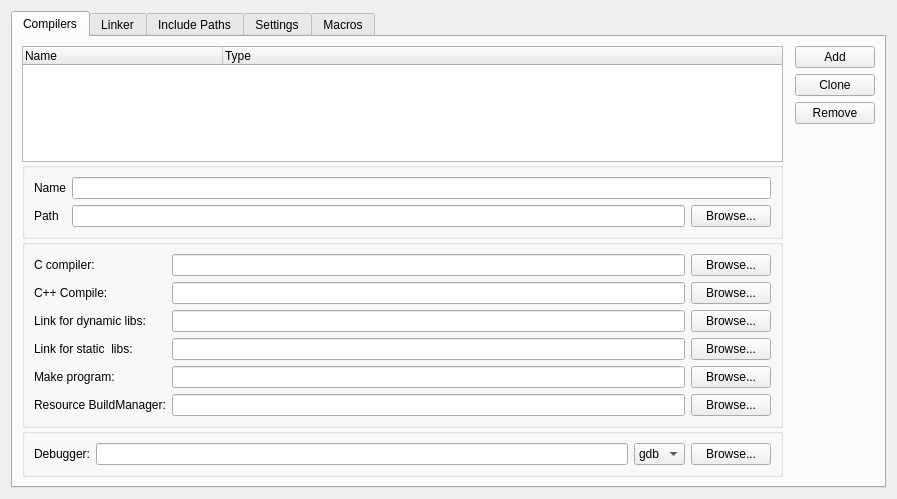
<?xml version="1.0" encoding="UTF-8"?>
<ui version="4.0">
 <class>CompilerSettingWidget</class>
 <widget class="QWidget" name="CompilerSettingWidget">
  <property name="geometry">
   <rect>
    <x>0</x>
    <y>0</y>
    <width>897</width>
    <height>499</height>
   </rect>
  </property>
  <property name="windowTitle">
   <string>Form</string>
  </property>
  <layout class="QHBoxLayout" name="horizontalLayout_2">
   <item>
    <widget class="QTabWidget" name="CompilersTab">
     <property name="currentIndex">
      <number>0</number>
     </property>
     <widget class="QWidget" name="CompilersWidget">
      <attribute name="title">
       <string>Compilers</string>
      </attribute>
      <layout class="QHBoxLayout" name="horizontalLayout_3">
       <item>
        <layout class="QVBoxLayout" name="compilersLayout">
         <property name="spacing">
          <number>0</number>
         </property>
         <item>
          <widget class="QTreeWidget" name="compilers">
           <attribute name="headerDefaultSectionSize">
            <number>200</number>
           </attribute>
           <column>
            <property name="text">
             <string>Name</string>
            </property>
           </column>
           <column>
            <property name="text">
             <string>Type</string>
            </property>
           </column>
          </widget>
         </item>
         <item>
          <widget class="QGroupBox" name="compilerPathGroup">
           <property name="minimumSize">
            <size>
             <width>0</width>
             <height>0</height>
            </size>
           </property>
           <property name="title">
            <string/>
           </property>
           <layout class="QGridLayout" name="gridLayout_3">
            <item row="0" column="0">
             <widget class="QLabel" name="label">
              <property name="text">
               <string>Name</string>
              </property>
             </widget>
            </item>
            <item row="2" column="0">
             <widget class="QLabel" name="label_2">
              <property name="text">
               <string>Path</string>
              </property>
             </widget>
            </item>
            <item row="2" column="1">
             <widget class="QLineEdit" name="lineEdit0"/>
            </item>
            <item row="2" column="2">
             <widget class="QPushButton" name="pushButton0">
              <property name="text">
               <string>Browse...</string>
              </property>
             </widget>
            </item>
            <item row="0" column="1" colspan="2">
             <widget class="QLineEdit" name="compilerName"/>
            </item>
           </layout>
           <zorder>label_2</zorder>
           <zorder>label</zorder>
           <zorder>compilerName</zorder>
           <zorder>lineEdit0</zorder>
           <zorder>pushButton0</zorder>
          </widget>
         </item>
         <item>
          <widget class="QGroupBox" name="compilerProgramsGroup">
           <property name="title">
            <string/>
           </property>
           <property name="flat">
            <bool>false</bool>
           </property>
           <property name="checkable">
            <bool>false</bool>
           </property>
           <layout class="QGridLayout" name="gridLayout">
            <item row="10" column="0">
             <widget class="QLabel" name="label_7">
              <property name="text">
               <string>Link for static  libs:</string>
              </property>
             </widget>
            </item>
            <item row="1" column="0">
             <widget class="QLabel" name="label_3">
              <property name="text">
               <string>C compiler:</string>
              </property>
             </widget>
            </item>
            <item row="7" column="0">
             <widget class="QLabel" name="label_5">
              <property name="text">
               <string>C++ Compile:</string>
              </property>
             </widget>
            </item>
            <item row="12" column="0">
             <widget class="QLabel" name="label_14">
              <property name="text">
               <string>Resource BuildManager:</string>
              </property>
             </widget>
            </item>
            <item row="7" column="2">
             <widget class="QPushButton" name="pushButton2">
              <property name="text">
               <string>Browse...</string>
              </property>
             </widget>
            </item>
            <item row="1" column="1">
             <widget class="QLineEdit" name="lineEdit1">
              <property name="text">
               <string/>
              </property>
              <property name="dragEnabled">
               <bool>false</bool>
              </property>
              <property name="readOnly">
               <bool>false</bool>
              </property>
              <property name="placeholderText">
               <string/>
              </property>
             </widget>
            </item>
            <item row="9" column="2">
             <widget class="QPushButton" name="pushButton3">
              <property name="text">
               <string>Browse...</string>
              </property>
             </widget>
            </item>
            <item row="12" column="1">
             <widget class="QLineEdit" name="lineEdit6"/>
            </item>
            <item row="9" column="1">
             <widget class="QLineEdit" name="lineEdit3"/>
            </item>
            <item row="1" column="2">
             <widget class="QPushButton" name="pushButton1">
              <property name="text">
               <string>Browse...</string>
              </property>
             </widget>
            </item>
            <item row="11" column="0">
             <widget class="QLabel" name="label_8">
              <property name="text">
               <string>Make program:</string>
              </property>
             </widget>
            </item>
            <item row="10" column="1">
             <widget class="QLineEdit" name="lineEdit4"/>
            </item>
            <item row="11" column="1">
             <widget class="QLineEdit" name="lineEdit5"/>
            </item>
            <item row="7" column="1">
             <widget class="QLineEdit" name="lineEdit2"/>
            </item>
            <item row="9" column="0">
             <widget class="QLabel" name="label_6">
              <property name="text">
               <string>Link for dynamic libs:</string>
              </property>
             </widget>
            </item>
            <item row="11" column="2">
             <widget class="QPushButton" name="pushButton5">
              <property name="text">
               <string>Browse...</string>
              </property>
             </widget>
            </item>
            <item row="10" column="2">
             <widget class="QPushButton" name="pushButton4">
              <property name="text">
               <string>Browse...</string>
              </property>
             </widget>
            </item>
            <item row="12" column="2">
             <widget class="QPushButton" name="pushButton6">
              <property name="text">
               <string>Browse...</string>
              </property>
             </widget>
            </item>
           </layout>
          </widget>
         </item>
         <item>
          <widget class="QGroupBox" name="groupBox">
           <property name="title">
            <string/>
           </property>
           <layout class="QGridLayout" name="gridLayout_4">
            <item row="0" column="3">
             <widget class="QPushButton" name="pushButton7">
              <property name="text">
               <string>Browse...</string>
              </property>
             </widget>
            </item>
            <item row="0" column="1">
             <widget class="QLineEdit" name="lineEdit7"/>
            </item>
            <item row="0" column="0">
             <widget class="QLabel" name="label_15">
              <property name="text">
               <string>Debugger:</string>
              </property>
             </widget>
            </item>
            <item row="0" column="2">
             <widget class="QComboBox" name="comboBox">
              <item>
               <property name="text">
                <string>gdb</string>
               </property>
              </item>
              <item>
               <property name="text">
                <string>cdb</string>
               </property>
              </item>
             </widget>
            </item>
           </layout>
          </widget>
         </item>
        </layout>
       </item>
       <item>
        <layout class="QFormLayout" name="formLayout">
         <property name="sizeConstraint">
          <enum>QLayout::SetDefaultConstraint</enum>
         </property>
         <property name="fieldGrowthPolicy">
          <enum>QFormLayout::AllNonFixedFieldsGrow</enum>
         </property>
         <property name="rowWrapPolicy">
          <enum>QFormLayout::DontWrapRows</enum>
         </property>
         <property name="labelAlignment">
          <set>Qt::AlignLeading|Qt::AlignLeft|Qt::AlignVCenter</set>
         </property>
         <property name="formAlignment">
          <set>Qt::AlignLeading|Qt::AlignLeft|Qt::AlignTop</set>
         </property>
         <item row="0" column="1">
          <widget class="QPushButton" name="addCompilerButton">
           <property name="text">
            <string>Add</string>
           </property>
          </widget>
         </item>
         <item row="1" column="1">
          <widget class="QPushButton" name="cloneCompilerButton">
           <property name="text">
            <string>Clone</string>
           </property>
          </widget>
         </item>
         <item row="2" column="1">
          <widget class="QPushButton" name="removeCompilerButton">
           <property name="text">
            <string>Remove</string>
           </property>
          </widget>
         </item>
        </layout>
       </item>
      </layout>
     </widget>
     <widget class="QWidget" name="Linker">
      <attribute name="title">
       <string>Linker</string>
      </attribute>
      <layout class="QHBoxLayout" name="horizontalLayout_5">
       <item>
        <layout class="QHBoxLayout" name="linkerLayout"/>
       </item>
      </layout>
     </widget>
     <widget class="QWidget" name="IncludePaths">
      <attribute name="title">
       <string>Include Paths</string>
      </attribute>
      <layout class="QGridLayout" name="gridLayout_2">
       <item row="0" column="0">
        <layout class="QHBoxLayout" name="searchPathsLayout"/>
       </item>
      </layout>
     </widget>
     <widget class="QWidget" name="compilerSettingsTabs">
      <attribute name="title">
       <string>Settings</string>
      </attribute>
      <layout class="QHBoxLayout" name="horizontalLayout">
       <item>
        <layout class="QVBoxLayout" name="compilerOptionsLayout"/>
       </item>
      </layout>
     </widget>
     <widget class="QWidget" name="tab">
      <attribute name="title">
       <string>Macros</string>
      </attribute>
      <layout class="QHBoxLayout" name="horizontalLayout_8">
       <item>
        <layout class="QHBoxLayout" name="macrosLayout"/>
       </item>
      </layout>
     </widget>
    </widget>
   </item>
  </layout>
 </widget>
 <resources/>
 <connections/>
</ui>
